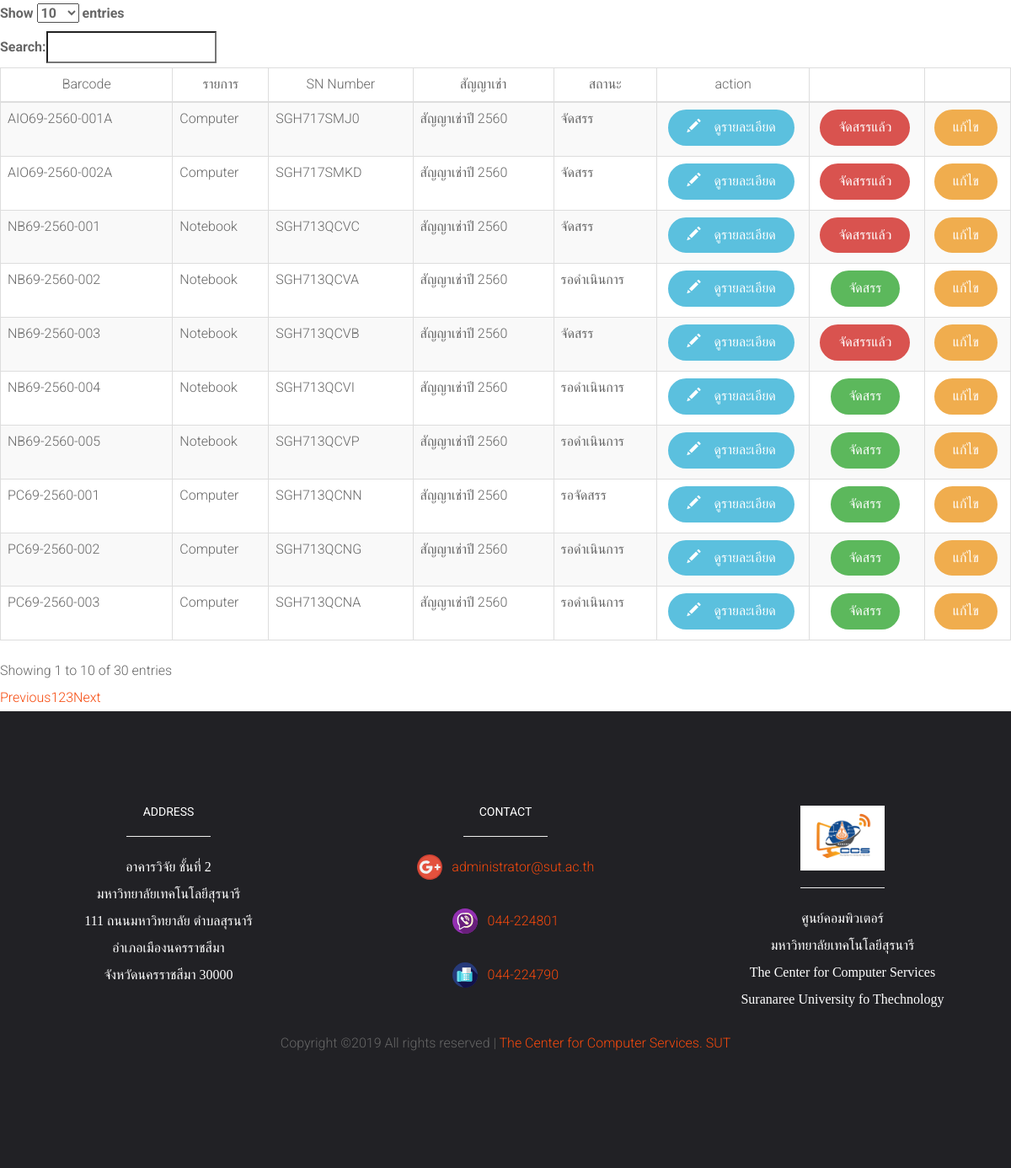
Page /Home/index_member.php on the committed database.
### tables this page shows
CREATE TABLE `equipment` (
  `eq_id` int(11) NOT NULL,
  `eq_barcode` varchar(200) NOT NULL,
  `eq_serial` varchar(200) NOT NULL,
  `eq_status` int(11) DEFAULT NULL,
  `eq_tor` int(11) DEFAULT NULL,
  `eq_date` date NOT NULL
);

CREATE TABLE `type_eq` (
  `type_id` int(11) NOT NULL,
  `type_name` varchar(200) NOT NULL
);

CREATE TABLE `contract` (
  `con_id` int(11) NOT NULL,
  `con_name` varchar(200) NOT NULL,
  `con_des` varchar(200) NOT NULL,
  `con_exp` varchar(200) NOT NULL
);

CREATE TABLE `a_status` (
  `status_id` int(11) NOT NULL,
  `status_name` varchar(200) NOT NULL
);

### Home/index_member.php (the view, shortened to what this page needs)
<!DOCTYPE HTML>
<html>
	<head>
           <link rel="stylesheet" href="https://maxcdn.bootstrapcdn.com/bootstrap/3.3.6/css/bootstrap.min.css" />
           <link rel="stylesheet" href="https://cdn.datatables.net/1.10.12/css/dataTables.bootstrap.min.css" />
	<?php
		include("index_link.php");
	?>
	</head>
	<?php
		include("db_connect.php");
	?>
	<body>
	<div class="table-responsive">
                     <table id="com_data" class="table table-striped table-bordered">
                          <thead>
                               <tr align="center">
                                    <td>Barcode</td>
                                    <td>รายการ</td>
                                    <td>SN Number</td>
                                    <td>สัญญาเช่า</td>
                                    <td>สถานะ</td>
                                    <td width ="15">action</td>
                                    <td width ="15"></td>
                                    <td width ="15"></td>
                               </tr>
                          </thead>
                          <?php
                          $query ="SELECT * FROM equipment
                          LEFT JOIN tor ON equipment.eq_tor = tor.tor_id
                          LEFT JOIN type_eq ON tor.tor_type = type_eq.type_id
                          LEFT JOIN contract ON tor.tor_contract = contract.con_id
                          LEFT JOIN a_status ON equipment.eq_status = a_status.status_id
                          ORDER BY eq_id DESC";
                          $result = mysqli_query($conn, $query);
                          while($row = mysqli_fetch_array($result))
                          {
                               echo '
                               <tr>
                                    <td>'.$row["eq_barcode"].'</td>
                                    <td>'.$row["type_name"].'</td>
                                    <td>'.$row["eq_serial"].'</td>
                                    <td>'.$row["con_des"].' </td>
                                    <td>'.$row["status_name"].'</td>
                                    <form class="form-inline" onsubmit="openModal()" id="myFormEdit">
                                    <td align="center"><button type="submit" id="detail"class="btn btn-info btn - viewdata" data-toggle="modal" data-target="#myModalView" value="'.$row["eq_id"].'" onclick="showEquipment('.$row["eq_id"].')" form="myFormView"><i class="glyphicon glyphicon-pencil">&nbsp;</i>ดูรายละเอียด</button></td>';
                                    if ($row["status_name"] == "จัดสรร"){
                                        echo"<td align='center'><a class='btn btn-danger' data-role='update'>จัดสรรแล้ว</a></button></td>";
                                    }else{
                                        echo"<td align='center'><a href='updatelist.php? eq_id=$row[eq_id]'< class='btn btn-success' data-role='update'>จัดสรร</a></button></td>";
                                    }
                                    if ($row["status_name"] == "รอจัดสรร"){
                                        echo"<td align='center'><a class='btn btn-warning' data-role='update'>แก้ไข</a></button></td>";
                                   }else{
                                        echo"<td align='center'><a href='editlist.php? eq_id=$row[eq_id]'< class='btn btn-warning' data-role='update'>แก้ไข</a></button></td>";
                                   }
                                echo  "</tr>";
                          }
                          ?>
                     </table>
	<?php
		include("footer.php");
	?>
	</body>
</html>

### Home/index_link.php (shortened to what this page needs)
<link rel="stylesheet" href="../css/animate.css">
<link rel="stylesheet" href="../css/icomoon.css">
<link rel="stylesheet" href="../css/bootstrap.css">
<link rel="stylesheet" href="../css/magnific-popup.css">
<link rel="stylesheet" href="../css/flexslider.css">
<link rel="stylesheet" href="../css/owl.carousel.min.css">
<link rel="stylesheet" href="../css/owl.theme.default.min.css">
<link rel="stylesheet" href="../css/style.css">

### Home/footer.php
<footer id = "colorlib-footer" role="contentinfo" class="page-footer font-small blue pt-4">
    <div class="container-fluid text-md-left text-center">
      <div class="row">
        <div class="col-md-4 mt-md-0 mt-3">
          <h5 class="text-uppercase" style="color:white" style="font-family:Prompt;">Address</h5>
          <hr class = "deep-purple accent-2 mb-4 mt-0 d-inline-block mx-auto" style="width: 100px;">
						<p><font face="verdana" color="white" style="font-family:Prompt;">
						อาคารวิจัย ชั้นที่ 2
						<br/> มหาวิทยาลัยเทคโนโลยีสุรนารี
						<br/> 111 ถนนมหาวิทยาลัย ตำบลสุรนารี
						<br/>อำเภอเมืองนครราชสีมา
						<br/>จังหวัดนครราชสีมา 30000
						</p></font>
        </div>
        <div class="col-md-4 mb-md-0 mb-3">
            <h5 class="text-uppercase" style="color:white">Contact</h5>
			      <hr  class="deep-purple accent-2 mb-4 mt-0 d-inline-block mx-auto " style="width: 100px;">
					  <ul class="list-unstyled">
                        <li><img src="images/google.svg" style="width:30px">
                                                        <a target="_blank" href="mailto:administrator@sut.ac.th"> &nbsp; administrator@sut.ac.th</a>
                        </li><br/>
                        <li><img src="images/viber.svg" style="width:30px">
                                                        <a target="_blank" href="tel:044-224801"> &nbsp; 044-224801</a>
                        </li><br/>
                        <li><img src="images/fax.svg" style="width:30px">
                                                        <a target="_blank" href="tel:044-224790"> &nbsp; 044-224790</a>
                        </li>
					</ul>
        </div>
          <div class="col-md-4 mb-md-0 mb-3">
			<a target="_blank" href="https://www.facebook.com/ccs.sut/"><img src="images/ccs.jpg" style="width:100px"></a>
			<hr class="deep-purple accent-2 mb-4 mt-0 d-inline-block mx-auto" style="width: 100px;">
				<p><font face="verdana" color="white" style="font-family:Prompt;">ศูนย์คอมพิวเตอร์
				<br/>มหาวิทยาลัยเทคโนโลยีสุรนารี
				<br/>The Center for Computer Services
				<br/>Suranaree University fo Thechnology
				</font></p>
		  </div>
      </div>
    </div>
    <div class="footer-copyright text-center py-3">
		<p>
            <span class="copytext">Copyright &copy;<script>document.write(new Date().getFullYear());</script> All rights reserved | <a href="http://ccs.sut.ac.th/2012/" target="_blank">The Center for Computer Services. SUT</a></span>
		</p>
    </div>
  </footer>

### css/style.css (style rules this page uses)
body { font-weight: 300; font-size: 16px; line-height: 2; font-family: "Roboto", Arial, sans-serif; color: #666666; background: #fff; }
a { color: #F6490D; -webkit-transition: 0.5s; -o-transition: 0.5s; transition: 0.5s; }
p { margin-bottom: 20px; }
h1, h2, h3, h4, h5, h6, figure { color: #000; font-weight: 400; margin: 0 0 20px 0; }
#colorlib-container, #colorlib-instagram, #colorlib-about, #colorlib-contact, #colorlib-footer { padding: 7em 0; clear: both; }
#colorlib-footer { background: #212125; }
.btn { margin-right: 4px; margin-bottom: 4px; font-size: 16px; font-weight: 400; -webkit-border-radius: 30px; -moz-border-radius: 30px; -ms-border-radius: 30px; border-radius: 30px; -webkit-transition: 0.5s; -o-transition: 0.5s; transition: 0.5s; padding: 8px 20px; }
.btn-success { background: #5cb85c; color: #fff; border: 2px solid #5cb85c; }
.btn-info { background: #5bc0de; color: #fff; border: 2px solid #5bc0de; }
.btn-warning { background: #f0ad4e; color: #fff; border: 2px solid #f0ad4e; }
.btn-danger { background: #d9534f; color: #fff; border: 2px solid #d9534f; }

### rows in the picture
equipment: eq_barcode "AIO69-2560-002A", type_eq.type_name "Computer", eq_serial "SGH717SMKD", contract.con_des "สัญญาเช่าปี 2560", eq_status.status_name "จัดสรร", $row["eq_id"] 30 (drawn), shows "จัดสรรแล้ว"
equipment: eq_barcode "AIO69-2560-001A", type_eq.type_name "Computer", eq_serial "SGH717SMJ0", contract.con_des "สัญญาเช่าปี 2560", eq_status.status_name "จัดสรร", $row["eq_id"] 29 (drawn), shows "จัดสรรแล้ว"
equipment: eq_barcode "NB69-2560-005", type_eq.type_name "Notebook", eq_serial "SGH713QCVP", contract.con_des "สัญญาเช่าปี 2560", eq_status.status_name "รอดำเนินการ", $row["eq_id"] 15 (drawn)
equipment: eq_barcode "NB69-2560-004", type_eq.type_name "Notebook", eq_serial "SGH713QCVI", contract.con_des "สัญญาเช่าปี 2560", eq_status.status_name "รอดำเนินการ", $row["eq_id"] 14 (drawn)
equipment: eq_barcode "NB69-2560-003", type_eq.type_name "Notebook", eq_serial "SGH713QCVB", contract.con_des "สัญญาเช่าปี 2560", eq_status.status_name "จัดสรร", $row["eq_id"] 13 (drawn), shows "จัดสรรแล้ว"
equipment: eq_barcode "NB69-2560-002", type_eq.type_name "Notebook", eq_serial "SGH713QCVA", contract.con_des "สัญญาเช่าปี 2560", eq_status.status_name "รอดำเนินการ", $row["eq_id"] 12 (drawn)
equipment: eq_barcode "NB69-2560-001", type_eq.type_name "Notebook", eq_serial "SGH713QCVC", contract.con_des "สัญญาเช่าปี 2560", eq_status.status_name "จัดสรร", $row["eq_id"] 11 (drawn), shows "จัดสรรแล้ว"
equipment: eq_barcode "PC69-2560-003", type_eq.type_name "Computer", eq_serial "SGH713QCNA", contract.con_des "สัญญาเช่าปี 2560", eq_status.status_name "รอดำเนินการ", $row["eq_id"] 8 (drawn)
equipment: eq_barcode "PC69-2560-002", type_eq.type_name "Computer", eq_serial "SGH713QCNG", contract.con_des "สัญญาเช่าปี 2560", eq_status.status_name "รอดำเนินการ", $row["eq_id"] 7 (drawn)
equipment: eq_barcode "PC69-2560-001", type_eq.type_name "Computer", eq_serial "SGH713QCNN", contract.con_des "สัญญาเช่าปี 2560", eq_status.status_name "รอจัดสรร", $row["eq_id"] 6 (drawn), shows "แก้ไข"
